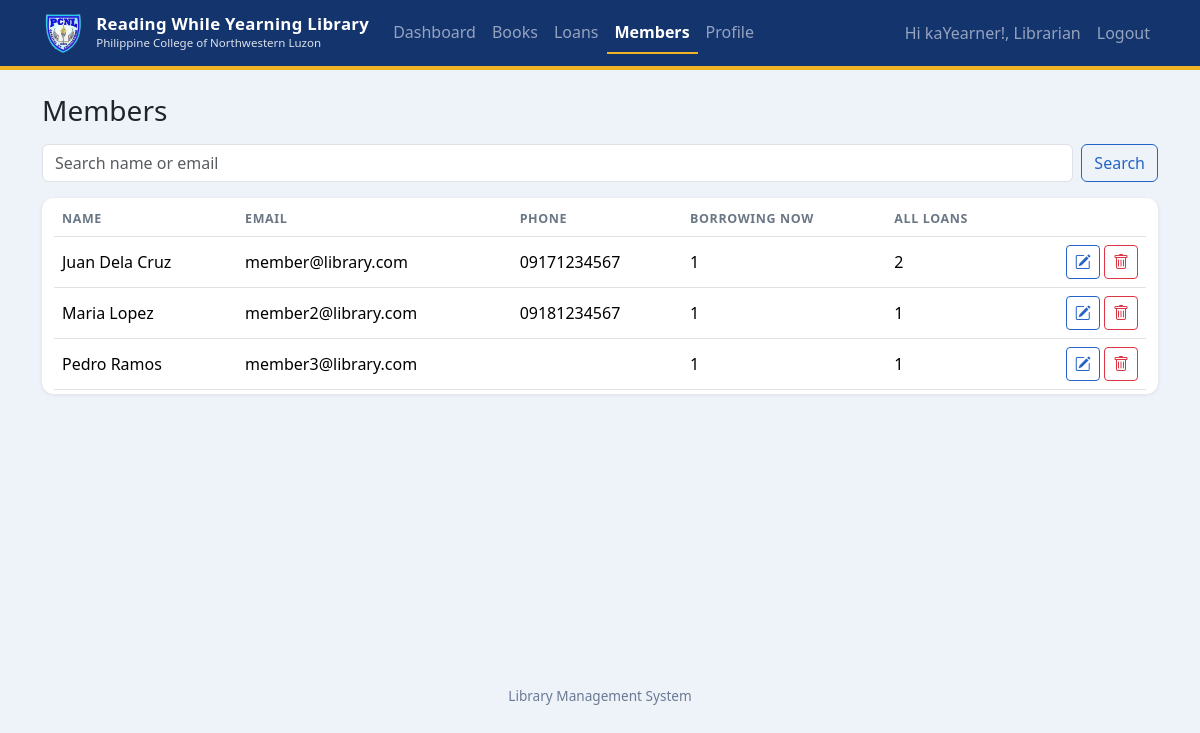
/admin/members.php (signed in), run on the app's committed database.
### tables this page shows
CREATE TABLE users (
  id INT AUTO_INCREMENT PRIMARY KEY,
  name VARCHAR(100) NOT NULL,
  email VARCHAR(150) NOT NULL UNIQUE,
  password VARCHAR(255) NOT NULL,
  role ENUM('admin','member') NOT NULL DEFAULT 'member',
  phone VARCHAR(30) NULL,
  created_at TIMESTAMP DEFAULT CURRENT_TIMESTAMP
);

### connection.php (called while the page is built, shortened)
<?php
function run_query($conn, $sql, $types = "", $params = array()) {
    $stmt = mysqli_prepare($conn, $sql);
    if ($types != "") {
        mysqli_stmt_bind_param($stmt, $types, ...$params);
    }
    if (!mysqli_stmt_execute($stmt)) {
        die("Query error: " . mysqli_stmt_error($stmt));
    }
    $result = mysqli_stmt_get_result($stmt);
    return $result;
}
function e($text) {
    return htmlspecialchars((string)$text, ENT_QUOTES, 'UTF-8');
}
?>

### admin/members.php (the view, shortened to what this page needs)
<?php
include '../connection.php';
$q = isset($_GET['q']) ? trim($_GET['q']) : "";
$like = "%" . $q . "%";
$members = run_query($conn,
    "SELECT u.*,
            (SELECT COUNT(*) FROM loans l WHERE l.user_id = u.id AND l.returned_on IS NULL) AS borrowing,
            (SELECT COUNT(*) FROM loans l WHERE l.user_id = u.id) AS total_loans
     FROM users u
     WHERE u.role = 'member' AND (u.name LIKE ? OR u.email LIKE ?)
     ORDER BY u.name",
    "ss", array($like, $like));
include '../header.php';
?>
<section>
  <h1 class="h3 mb-3">Members</h1>
  <form class="d-flex mb-3" method="GET">
    <input class="form-control me-2" type="search" name="q" placeholder="Search name or email" value="<?php echo e($q); ?>">
    <button type="submit" class="btn btn-outline-primary">Search</button>
  </form>
  <?php if (mysqli_num_rows($members) == 0) { ?>
    <div class="alert alert-info">No members found.</div>
  <?php } else { ?>
  <div class="table-responsive">
    <table class="table align-middle bg-white">
      <thead><tr><th>Name</th><th>Email</th><th>Phone</th><th>Borrowing now</th><th>All loans</th><th></th></tr></thead>
      <tbody>
      <?php while ($m = mysqli_fetch_assoc($members)) { ?>
        <tr>
          <td><?php echo e($m['name']); ?></td>
          <td><?php echo e($m['email']); ?></td>
          <td><?php echo e($m['phone']); ?></td>
          <td><?php echo (int)$m['borrowing']; ?></td>
          <td><?php echo (int)$m['total_loans']; ?></td>
          <td class="text-end">
            <a class="btn btn-sm btn-outline-primary btn-icon" href="members.php?edit=<?php echo $m['id']; ?>#edit-member" title="Edit" aria-label="Edit <?php echo e($m['name']); ?>" data-bs-toggle="tooltip"><i class="bi bi-pencil-square"></i></a>
            <?php
              $msg = 'Delete member "' . $m['name'] . '" and their loan history?';
              if ($m['borrowing'] > 0) {
                  $msg .= ' They still have ' . (int)$m['borrowing'] . ' unreturned book(s).';
              }
              $msg .= ' This cannot be undone.';
            ?>
            <form method="POST" class="d-inline confirm-delete" data-message="<?php echo e($msg); ?>">
              <button type="submit" class="btn btn-sm btn-outline-danger btn-icon" title="Delete" aria-label="Delete <?php echo e($m['name']); ?>" data-bs-toggle="tooltip"><i class="bi bi-trash"></i></button>
            </form>
          </td>
        </tr>
      <?php } ?>
      </tbody>
    </table>
  </div>
  <?php } ?>
</section>
<?php include '../footer.php'; ?>

### assets/style.css (style rules this page uses)
:root { --navy: #14346e; --navy-dark: #0f2a5c; --gold: #f0b323; --blue: #2563c7; --blue-dark: #1d4fa3; --page-bg: #eef3fa; --brand: var(--navy); --brand-dark: var(--navy-dark); }
body { background: var(--page-bg); }
h1, h2 { font-weight: 700; color: var(--navy); }
.table-responsive { background: #fff; border-radius: .75rem; box-shadow: 0 1px 4px rgba(0, 0, 0, .08); padding: .25rem .75rem; }
.table-responsive .table { margin-bottom: 0; }
.table thead th { color: #6b7785; font-size: .78rem; text-transform: uppercase; letter-spacing: .05em; }
.btn-outline-primary { color: var(--blue); border-color: var(--blue); }
a { color: var(--blue); }
.btn-icon { width: 34px; height: 34px; padding: 0; display: inline-flex; align-items: center; justify-content: center; }
.btn-icon i { font-size: 1rem; line-height: 1; }

### data on the page
users: name "Juan Dela Cruz", email "member@library.com", phone "09171234567", borrowing "1", total_loans "2"
users: name "Maria Lopez", email "member2@library.com", phone "09181234567", borrowing "1", total_loans "1"
users: name "Pedro Ramos", email "member3@library.com", borrowing "1", total_loans "1"

### other printed values
$label "Dashboard Books Loans Members Profile"
$_SESSION['name'] "Librarian"
